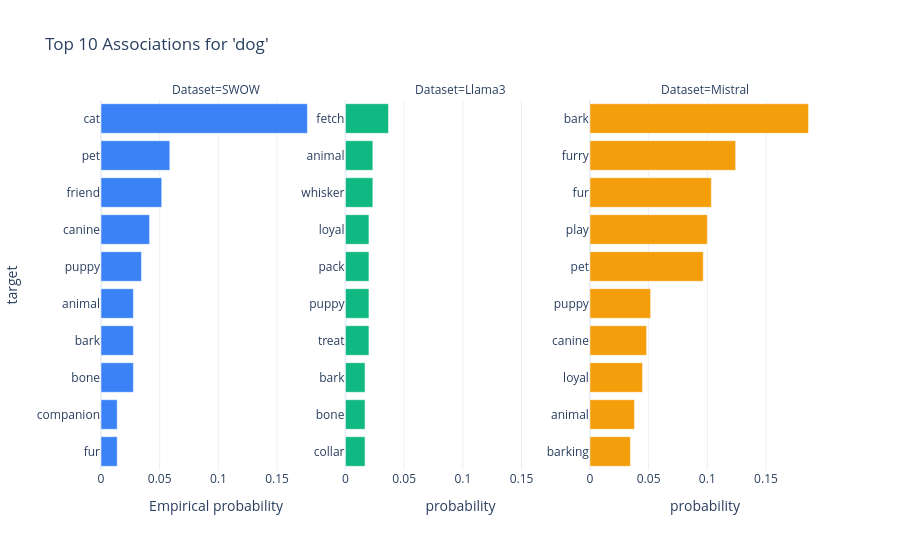

The notebook cell saved with this chart:
### Code cell
# visualize top 10 associations for a selected cue

selected_cue = "dog"

top_associations = []

for name, df in association_probabilities.items():
    top = (
        df[df["source"] == selected_cue]
        .nlargest(10, "probability")
        .copy()
    )

    top["Dataset"] = name
    top_associations.append(top)

top_df = pd.concat(top_associations, ignore_index=True)

fig = px.bar(
    top_df,
    x="probability",
    y="target",
    color="Dataset",
    facet_col="Dataset",
    orientation="h",
    title=f"Top 10 Associations for '{selected_cue}'",
    color_discrete_map={
        "SWOW": "#3B82F6",
        "Llama3": "#10B981",
        "Mistral": "#F59E0B"
    }
)

fig.update_yaxes(matches=None, showticklabels=True, autorange="reversed")

fig.update_layout(
    xaxis_title="Empirical probability",
    showlegend=False,
    template="plotly_white",
    height=550
)

fig.show()

### Figure 1 — Plotly figure (JSON) as saved in the notebook; plotly's stock layout.template omitted (floating-point values rounded to 4 significant figures)
{"data": [{"hovertemplate": "Dataset=SWOW<br>probability=%{x}<br>target=%{y}<extra></extra>", "legendgroup": "SWOW", "marker": {"color": "#3B82F6", "pattern": {"shape": ""}}, "name": "SWOW", "orientation": "h", "showlegend": true, "textposition": "auto", "type": "bar", "x": [0.1759, 0.05862, 0.05172, 0.04138, 0.03448, 0.02759, 0.02759, 0.02759, 0.01379, 0.01379], "xaxis": "x", "y": ["cat", "pet", "friend", "canine", "puppy", "animal", "bark", "bone", "companion", "fur"], "yaxis": "y"}, {"hovertemplate": "Dataset=Llama3<br>probability=%{x}<br>target=%{y}<extra></extra>", "legendgroup": "Llama3", "marker": {"color": "#10B981", "pattern": {"shape": ""}}, "name": "Llama3", "orientation": "h", "showlegend": true, "textposition": "auto", "type": "bar", "x": [0.03667, 0.02333, 0.02333, 0.02, 0.02, 0.02, 0.02, 0.01667, 0.01667, 0.01667], "xaxis": "x2", "y": ["fetch", "animal", "whisker", "loyal", "pack", "puppy", "treat", "bark", "bone", "collar"], "yaxis": "y2"}, {"hovertemplate": "Dataset=Mistral<br>probability=%{x}<br>target=%{y}<extra></extra>", "legendgroup": "Mistral", "marker": {"color": "#F59E0B", "pattern": {"shape": ""}}, "name": "Mistral", "orientation": "h", "showlegend": true, "textposition": "auto", "type": "bar", "x": [0.1862, 0.1241, 0.1034, 0.1, 0.09655, 0.05172, 0.04828, 0.04483, 0.03793, 0.03448], "xaxis": "x3", "y": ["bark", "furry", "fur", "play", "pet", "puppy", "canine", "loyal", "animal", "barking"], "yaxis": "y3"}], "layout": {"annotations": [{"font": {}, "showarrow": false, "text": "Dataset=SWOW", "x": 0.16, "xanchor": "center", "xref": "paper", "y": 1, "yanchor": "bottom", "yref": "paper"}, {"font": {}, "showarrow": false, "text": "Dataset=Llama3", "x": 0.5, "xanchor": "center", "xref": "paper", "y": 1, "yanchor": "bottom", "yref": "paper"}, {"font": {}, "showarrow": false, "text": "Dataset=Mistral", "x": 0.84, "xanchor": "center", "xref": "paper", "y": 1, "yanchor": "bottom", "yref": "paper"}], "barmode": "relative", "height": 550, "legend": {"title": {"text": "Dataset"}, "tracegroupgap": 0}, "showlegend": false, "title": {"text": "Top 10 Associations for 'dog'"}, "xaxis": {"anchor": "y", "domain": [0, 0.32], "title": {"text": "Empirical probability"}}, "xaxis2": {"anchor": "y2", "domain": [0.34, 0.66], "matches": "x", "title": {"text": "probability"}}, "xaxis3": {"anchor": "y3", "domain": [0.68, 1.0], "matches": "x", "title": {"text": "probability"}}, "yaxis": {"anchor": "x", "autorange": "reversed", "domain": [0, 1], "showticklabels": true, "title": {"text": "target"}}, "yaxis2": {"anchor": "x2", "autorange": "reversed", "domain": [0, 1], "showticklabels": true}, "yaxis3": {"anchor": "x3", "autorange": "reversed", "domain": [0, 1], "showticklabels": true}}}
